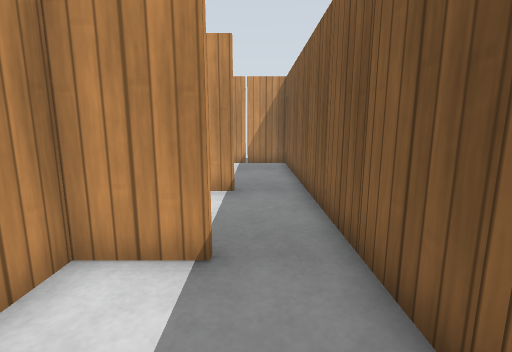
[1] (above)

24 first-person views from a walk through a Gazebo world. The camera is 0.86 m above the floor, tilts 10° down and sees 85° across. The floor is counted in squares, 0.5 m on a side. Each view is taken from the middle of a square. On the plan, view 1 faces up. The plan holds only what a view shows up to about 15 squares ahead; the rest is blank. Simple patterns stand in for the simulator's built-in surfaces.

[2]
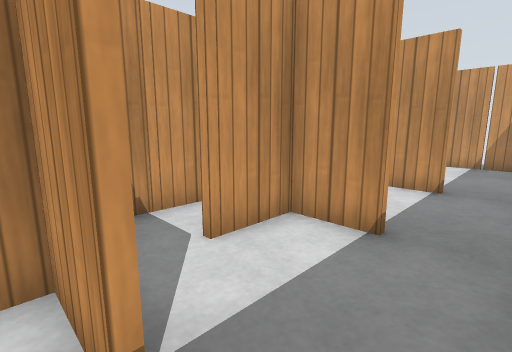

[3]
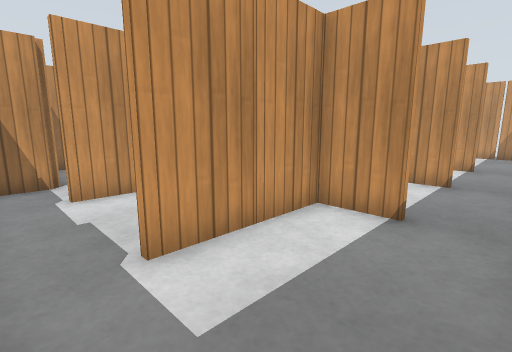

[4]
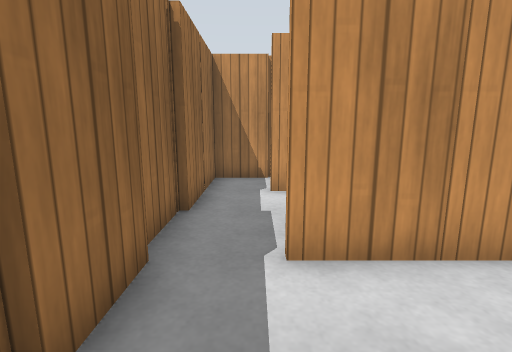

[5]
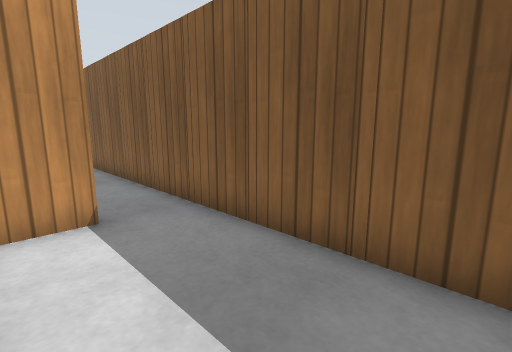

[6]
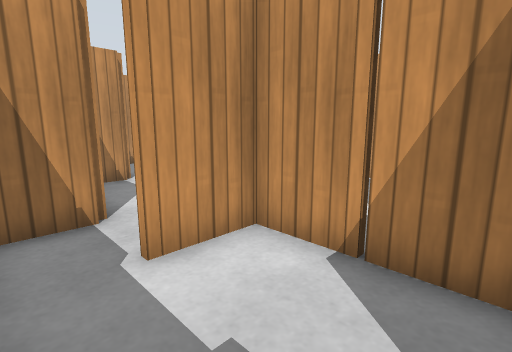

[7]
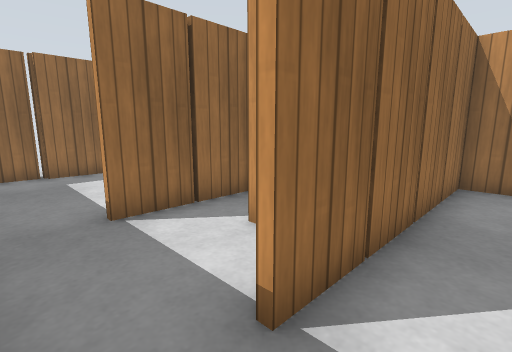

[8]
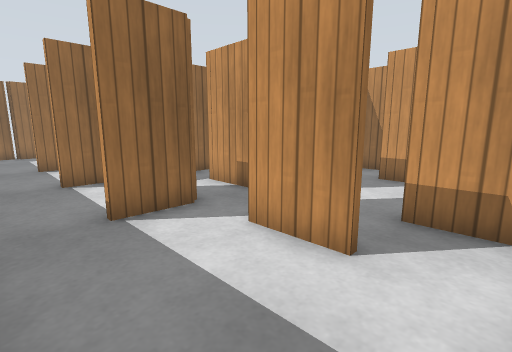

[9]
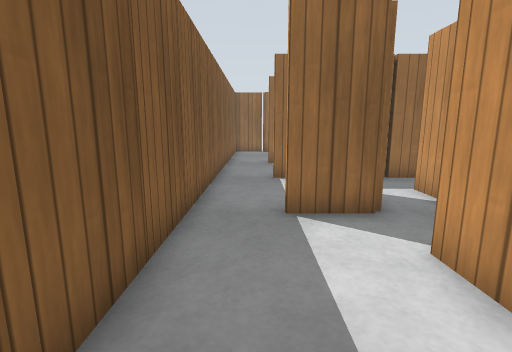

[10]
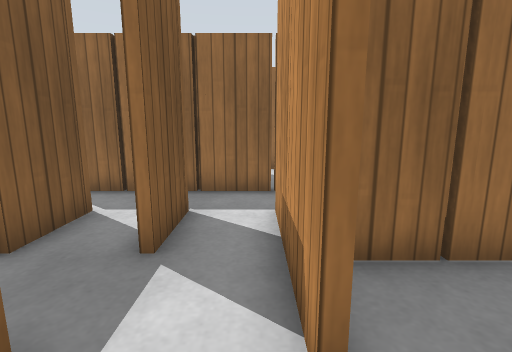

[11]
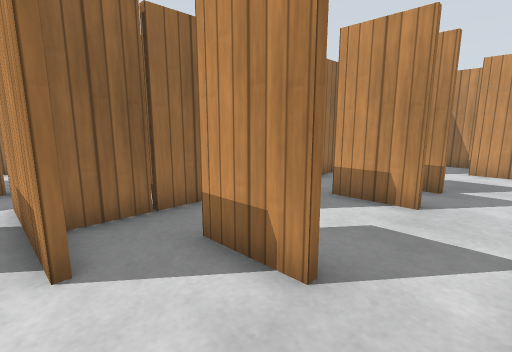

[12]
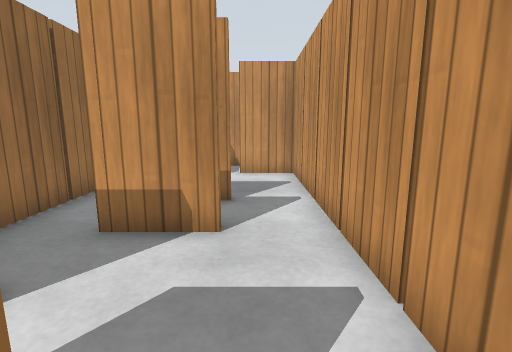

[13]
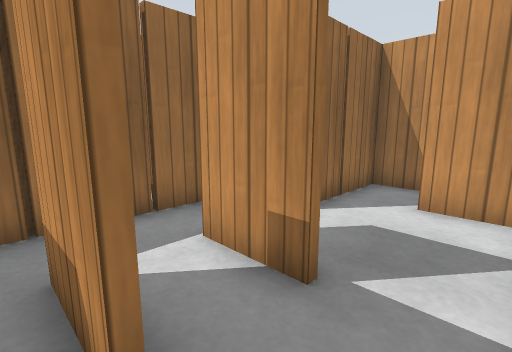

[14]
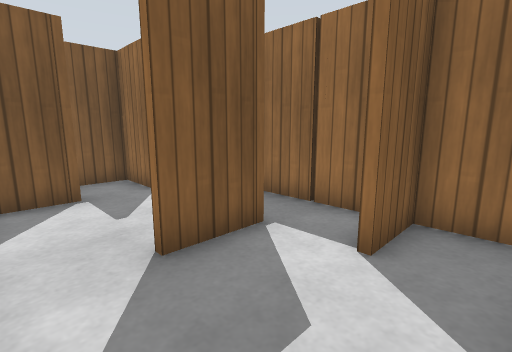

[15]
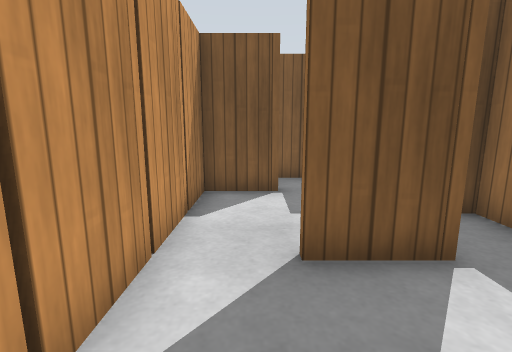

[16]
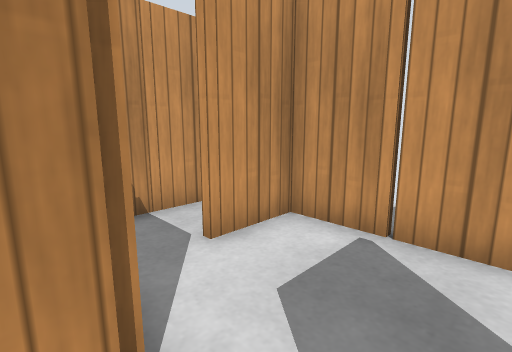

[17]
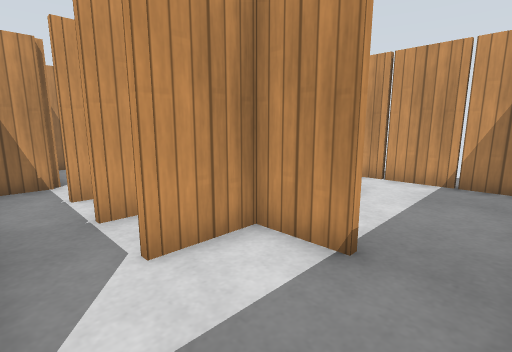

[18]
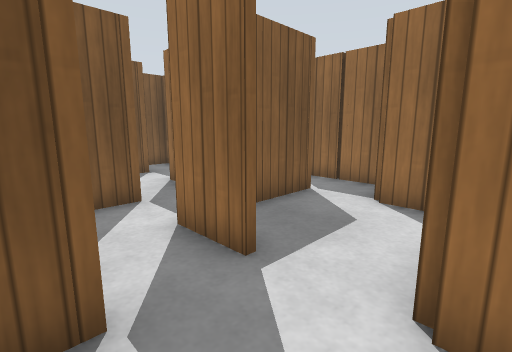

[19]
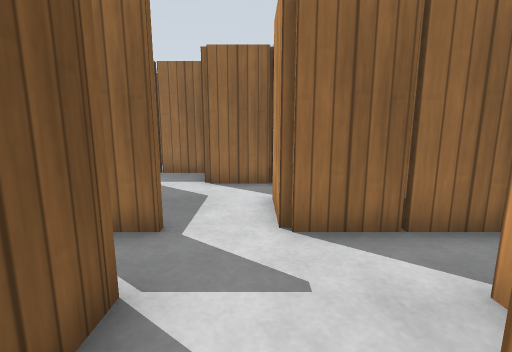

[20]
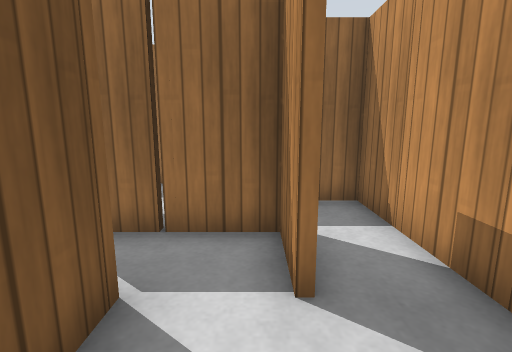

[21]
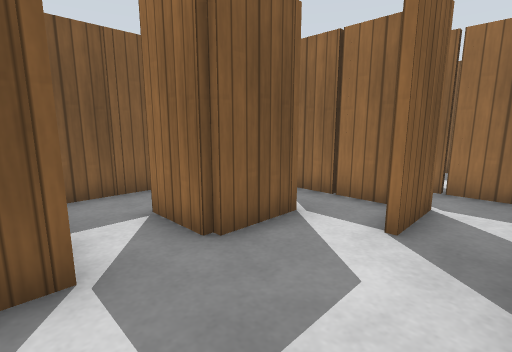

[22]
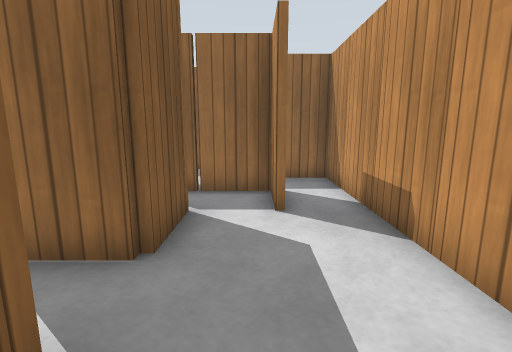

[23]
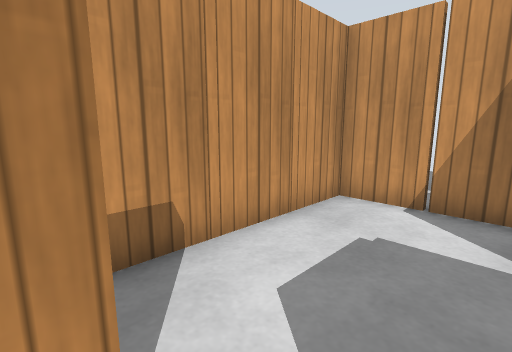

[24]
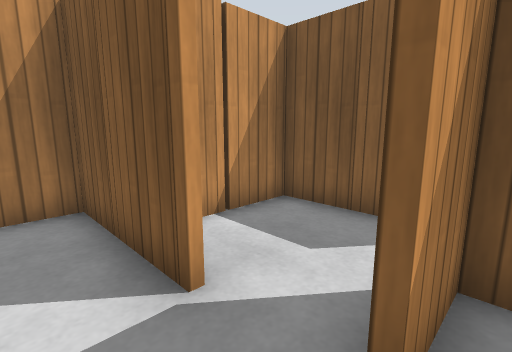

### Floor plan
Ten units are one square. View 1 is at (0, 0); x grows to the right and y downward. Boxes are objects, and circles mark ways between rooms. Rooms are numbered by the first view taken in them; rooms with no view inside come last. Other rooms are left out.
<svg viewBox="-220 -140 250 220">
<path fill="none" stroke="#000" d="M-5 -34 -24 -34 -24 -24M-44 -26 -44 -10M14 5 14 -35M-41 4 -5 4M-30 26 -64 26 -64 36M-25 64 -14 64M-45 66 -29 66M-5 66 6 66M-5 6 -24 6 -24 36M14 60 14 5M-81 64 -54 64M-64 -95 -64 -65M-86 -105 -86 -115M-84 -115 -84 -105M-44 -96 -26 -96 -26 -112M-96 -76 -65 -76M-104 -88 -104 -79M-58 -134 -184 -134 -184 -124M-44 -74 -44 -65M-46 -65 -46 -75M-84 -55 -84 -44M-24 -115 -24 -95M-124 -115 -124 -105M-26 -65 -26 -76 -5 -76M-85 -36 -5 -36M-5 -74 -24 -74 -24 -64M-144 -115 -144 -105M-156 -76 -106 -76 -106 -95M-164 -95 -164 -89M14 -35 14 -134 -32 -134M-205 -96 -175 -96M-204 -126 -204 -101M-166 -45 -166 -56 -145 -56M-184 -35 -184 -16 -144 -16 -144 -5M-186 -25 -186 -35M-166 -75 -166 -80M-126 -44 -126 -75M-125 -16 -105 -16M-171 -94 -205 -94M-204 -101 -204 4 -181 4M-86 -30 -86 -54 -111 -54M-70 4 -65 4"/>
<rect x="-35" y="-5" width="10" height="10" fill="#bbb"><title>wooden post</title></rect>
<rect x="-35" y="-25" width="10" height="10" fill="#bbb"><title>wooden post</title></rect>
<rect x="15" y="-15" width="10" height="10" fill="#bbb"><title>wooden post</title></rect>
<rect x="15" y="-35" width="10" height="10" fill="#bbb"><title>wooden post</title></rect>
<rect x="-75" y="55" width="10" height="10" fill="#bbb"><title>wooden post</title></rect>
<rect x="-75" y="35" width="10" height="10" fill="#bbb"><title>wooden post</title></rect>
<rect x="-55" y="65" width="10" height="10" fill="#bbb"><title>wooden post</title></rect>
<rect x="-55" y="25" width="10" height="10" fill="#bbb"><title>wooden post</title></rect>
<rect x="-35" y="35" width="10" height="10" fill="#bbb"><title>wooden post</title></rect>
<rect x="-25" y="25" width="10" height="10" fill="#bbb"><title>wooden post</title></rect>
<rect x="-15" y="65" width="10" height="10" fill="#bbb"><title>wooden post</title></rect>
<rect x="15" y="45" width="10" height="10" fill="#bbb"><title>wooden post</title></rect>
<rect x="15" y="25" width="10" height="10" fill="#bbb"><title>wooden post</title></rect>
<rect x="15" y="5" width="10" height="10" fill="#bbb"><title>wooden post</title></rect>
<rect x="-215" y="-125" width="10" height="10" fill="#bbb"><title>wooden post</title></rect>
<rect x="-195" y="-125" width="10" height="10" fill="#bbb"><title>wooden post</title></rect>
<rect x="-175" y="-135" width="10" height="10" fill="#bbb"><title>wooden post</title></rect>
<rect x="-155" y="-105" width="10" height="10" fill="#bbb"><title>wooden post</title></rect>
<rect x="-155" y="-135" width="10" height="10" fill="#bbb"><title>wooden post</title></rect>
<rect x="-135" y="-85" width="10" height="10" fill="#bbb"><title>wooden post</title></rect>
<rect x="-135" y="-105" width="10" height="10" fill="#bbb"><title>wooden post</title></rect>
<rect x="-135" y="-135" width="10" height="10" fill="#bbb"><title>wooden post</title></rect>
<rect x="-115" y="-135" width="10" height="10" fill="#bbb"><title>wooden post</title></rect>
<rect x="-95" y="-75" width="10" height="10" fill="#bbb"><title>wooden post</title></rect>
<rect x="-95" y="-105" width="10" height="10" fill="#bbb"><title>wooden post</title></rect>
<rect x="-95" y="-135" width="10" height="10" fill="#bbb"><title>wooden post</title></rect>
<rect x="-75" y="-65" width="10" height="10" fill="#bbb"><title>wooden post</title></rect>
<rect x="-75" y="-135" width="10" height="10" fill="#bbb"><title>wooden post</title></rect>
<rect x="-65" y="-75" width="10" height="10" fill="#bbb"><title>wooden post</title></rect>
<rect x="-55" y="-45" width="10" height="10" fill="#bbb"><title>wooden post</title></rect>
<rect x="-55" y="-65" width="10" height="10" fill="#bbb"><title>wooden post</title></rect>
<rect x="-55" y="-125" width="10" height="10" fill="#bbb"><title>wooden post</title></rect>
<rect x="-35" y="-45" width="10" height="10" fill="#bbb"><title>wooden post</title></rect>
<rect x="-35" y="-65" width="10" height="10" fill="#bbb"><title>wooden post</title></rect>
<rect x="-35" y="-135" width="10" height="10" fill="#bbb"><title>wooden post</title></rect>
<rect x="-25" y="-95" width="10" height="10" fill="#bbb"><title>wooden post</title></rect>
<rect x="-15" y="-135" width="10" height="10" fill="#bbb"><title>wooden post</title></rect>
<rect x="15" y="-55" width="10" height="10" fill="#bbb"><title>wooden post</title></rect>
<rect x="15" y="-75" width="10" height="10" fill="#bbb"><title>wooden post</title></rect>
<rect x="15" y="-95" width="10" height="10" fill="#bbb"><title>wooden post</title></rect>
<rect x="15" y="-115" width="10" height="10" fill="#bbb"><title>wooden post</title></rect>
<rect x="-215" y="-25" width="10" height="10" fill="#bbb"><title>wooden post</title></rect>
<rect x="-215" y="-45" width="10" height="10" fill="#bbb"><title>wooden post</title></rect>
<rect x="-215" y="-65" width="10" height="10" fill="#bbb"><title>wooden post</title></rect>
<rect x="-215" y="-85" width="10" height="10" fill="#bbb"><title>wooden post</title></rect>
<rect x="-195" y="5" width="10" height="10" fill="#bbb"><title>wooden post</title></rect>
<rect x="-195" y="-25" width="10" height="10" fill="#bbb"><title>wooden post</title></rect>
<rect x="-195" y="-95" width="10" height="10" fill="#bbb"><title>wooden post</title></rect>
<rect x="-175" y="-45" width="10" height="10" fill="#bbb"><title>wooden post</title></rect>
<rect x="-175" y="-85" width="10" height="10" fill="#bbb"><title>wooden post</title></rect>
<rect x="-155" y="-75" width="10" height="10" fill="#bbb"><title>wooden post</title></rect>
<rect x="-135" y="-45" width="10" height="10" fill="#bbb"><title>wooden post</title></rect>
<rect x="-135" y="-65" width="10" height="10" fill="#bbb"><title>wooden post</title></rect>
<rect x="-115" y="-55" width="10" height="10" fill="#bbb"><title>wooden post</title></rect>
<rect x="-95" y="-25" width="10" height="10" fill="#bbb"><title>wooden post</title></rect>
<rect x="-95" y="-45" width="10" height="10" fill="#bbb"><title>wooden post</title></rect>
<rect x="-75" y="-35" width="10" height="10" fill="#bbb"><title>wooden post</title></rect>
<rect x="-55" y="-5" width="10" height="10" fill="#bbb"><title>wooden post</title></rect>
<rect x="-55" y="-25" width="10" height="10" fill="#bbb"><title>wooden post</title></rect>
<circle cx="10" cy="0" r="3" fill="#2a7"/>
<circle cx="10" cy="-40" r="3" fill="#2a7"/>
<circle cx="-115" cy="-35" r="3" fill="#2a7"/>
<text x="-10" y="-20">1</text>
<text x="-30" y="40">2</text>
<text x="-70" y="-100">3</text>
<text x="-170" y="-40">4</text>
<text x="-80" y="-20">5</text>
</svg>
Room 1 opens to room 2. Room 1 opens to room 3. Room 4 opens to room 5.

Where each view was taken, in squares from view 1:
view 1: 0 up, 0 right, facing up
view 2: 1 down, 1 right, facing up-left
view 3: 6 down, 1 right, facing up-left
view 4: 5 down, 1 right, facing left
view 5: 6 down, 2 left, facing up-right
view 6: 6 down, 3 left, facing up-left
view 7: 5 up, 1 right, facing down-left
view 8: 13 up, 1 right, facing down-left
view 9: 13 up, 0 right, facing down
view 10: 11 up, 6 left, facing down
view 11: 13 up, 6 left, facing down-left
view 12: 12 up, 8 left, facing left
view 13: 13 up, 12 left, facing down-left
view 14: 13 up, 12 left, facing down-right
view 15: 12 up, 12 left, facing right
view 16: 9 up, 15 left, facing up-left
view 17: 4 up, 1 right, facing up-left
view 18: 4 up, 15 left, facing down-right
view 19: 6 up, 14 left, facing down
view 20: 6 up, 18 left, facing down
view 21: 8 up, 20 left, facing down-right
view 22: 9 up, 18 left, facing down
view 23: 3 up, 17 left, facing up-left
view 24: 1 up, 14 left, facing up-right
